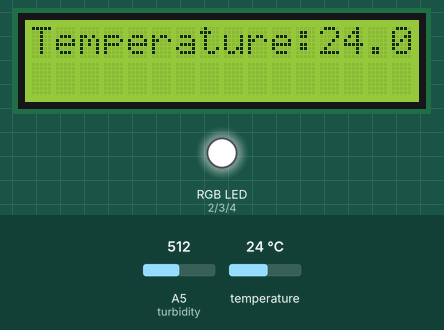
Simulated run of this sketch. Board: Arduino Uno, built with avr-gcc and run on an emulated ATmega328P. Shown: 16×2 character LCD, an RGB LED mixed from three pins (HIGH = lit). The inputs (shaded band) are chosen by the test bench; at power-on: A5 (turbidity) = 512, temperature 24 °C.

Above: at 4.2 s.
4.3 s: A5 (turbidity) set to 594
At 7.8 s:
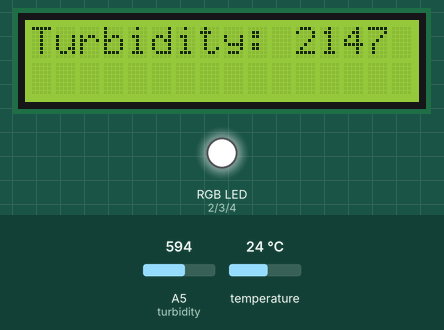
15.1 s: A5 (turbidity) set to 620
At 25.4 s:
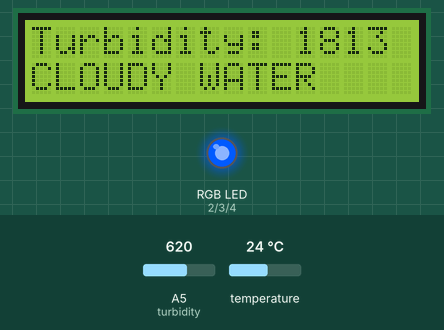
28.6 s: A5 (turbidity) set to 690
At 31.3 s:
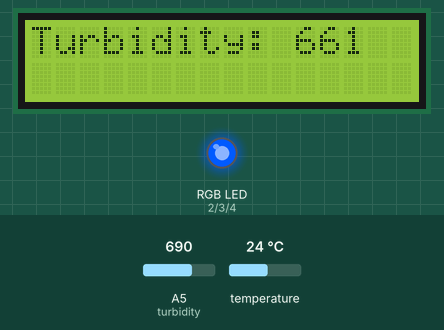
39.4 s: A5 (turbidity) set to 721
At 48.9 s:
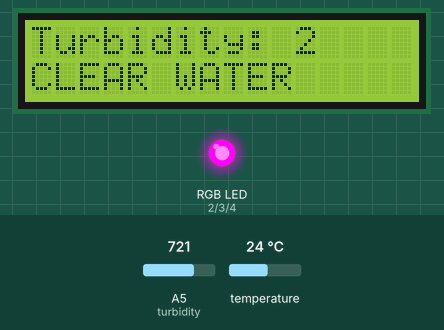
53.4 s: temperature set to 12 °C
At 59.7 s:
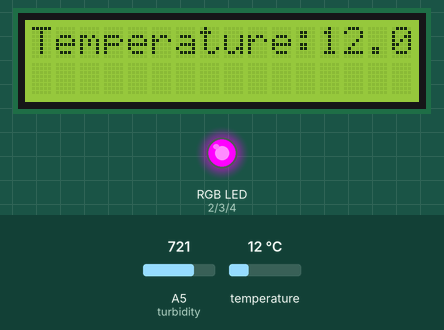
62.7 s: A5 (turbidity) set to 511
At 72.4 s:
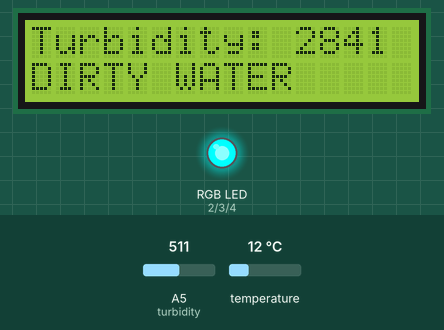
Timing chart, 0 to 73.9 s (numbered marks = the images above; inputs shaded):
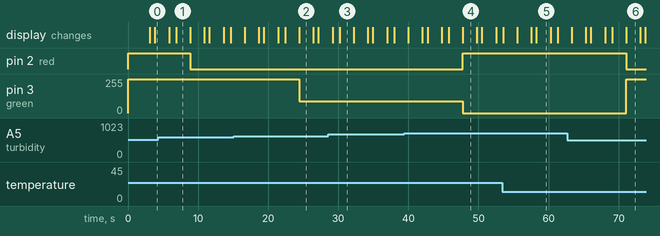

Measured:
- the behaviour switches between 605 and 606 on A5 (turbidity) (found by bisection; images 1 and 2)
- the behaviour switches between 705 and 706 on A5 (turbidity) (found by bisection; images 3 and 4)
- after the input at 15.1 s, pin 3 (green): 255/255 → 90/255 after 9.3 s
- after the input at 39.4 s, pin 2 (red): LOW → HIGH after 8.3 s; pin 3 (green): 90/255 → 0/255 after 8.3 s
- after the input at 62.7 s, pin 2 (red): HIGH → LOW after 8.4 s; pin 3 (green): 0/255 → 255/255 after 8.4 s
- what the display in image 1 shows lasts 2.0 s, from 6.9 s to 8.9 s

The sketch:

water_quality.ino
```cpp
#include <OneWire.h>
#include <DallasTemperature.h>
#include <LiquidCrystal.h>
#define ONE_WIRE_BUS 9
OneWire oneWire(ONE_WIRE_BUS);
DallasTemperature sensors(&oneWire);
LiquidCrystal lcd( A0, A1, A2, A3, A4, 11);
int turbiditySensor = A5;
int red = 2;
int green = 3;
int blue = 4;

void setup(void)
{
   setled(0,0,0);
   pinMode (9, INPUT);//temperature input
   pinMode(2,OUTPUT);//red
   pinMode(3,OUTPUT);//green
   pinMode(4,OUTPUT);//blue
   pinMode(A5,INPUT);//turbidity
   lcd.begin(16, 2);
   lcd.setCursor(0,0);
   sensors.begin();//temp
   lcd.print("Water Quality");
   lcd.setCursor(0,1);
   lcd.print("Monitoring Sys");
   delay(3000);
}


void loop(void)
{
   lcd.clear();
   sensors.requestTemperatures();
   lcd.setCursor(0,0);
   lcd.print("Temperature:");
   lcd.print(sensors.getTempCByIndex(0));
   delay(2000);
   lcd.clear();


    delay(1000);
    ntu_Value();


}


void setled(int redvalue, int greenvalue ,int bluevalue)
{
    analogWrite(red,255 - redvalue);
    analogWrite(blue,255 - bluevalue);
    analogWrite(green,255 - greenvalue);

}


void ntu_Value()
{
   int ntu;
   int sensorValue = analogRead(A5);
   sensorValue =  map(sensorValue, 14,856,  0,1023);
   float volt = sensorValue * (5.0 / 1024.0);

   if(volt<2.5)
   {
      ntu=3000;

   }
   else if (volt>4.1)
   {
      ntu=2;

   }
   else
   {
      ntu = -1120.4*square(volt)+ 5742.3*volt - 4352.9;
   }

    lcd.setCursor(0, 0);
    lcd.print("Turbidity: ");
    lcd.print(ntu);

    delay(2000);
    lcd.setCursor(0, 1);

    if (ntu < 20)
    {
      setled(0,255, 0);
      lcd.print("CLEAR WATER");
    }

    if ((ntu > 20) && (ntu < 2000))
    {
      setled(255,165, 0);
      lcd.print("CLOUDY WATER");
    }

    if (ntu > 2000)
    {
      setled(255, 0 , 0);
      lcd.print("DIRTY WATER");
    }
    delay(2000);


}
```
